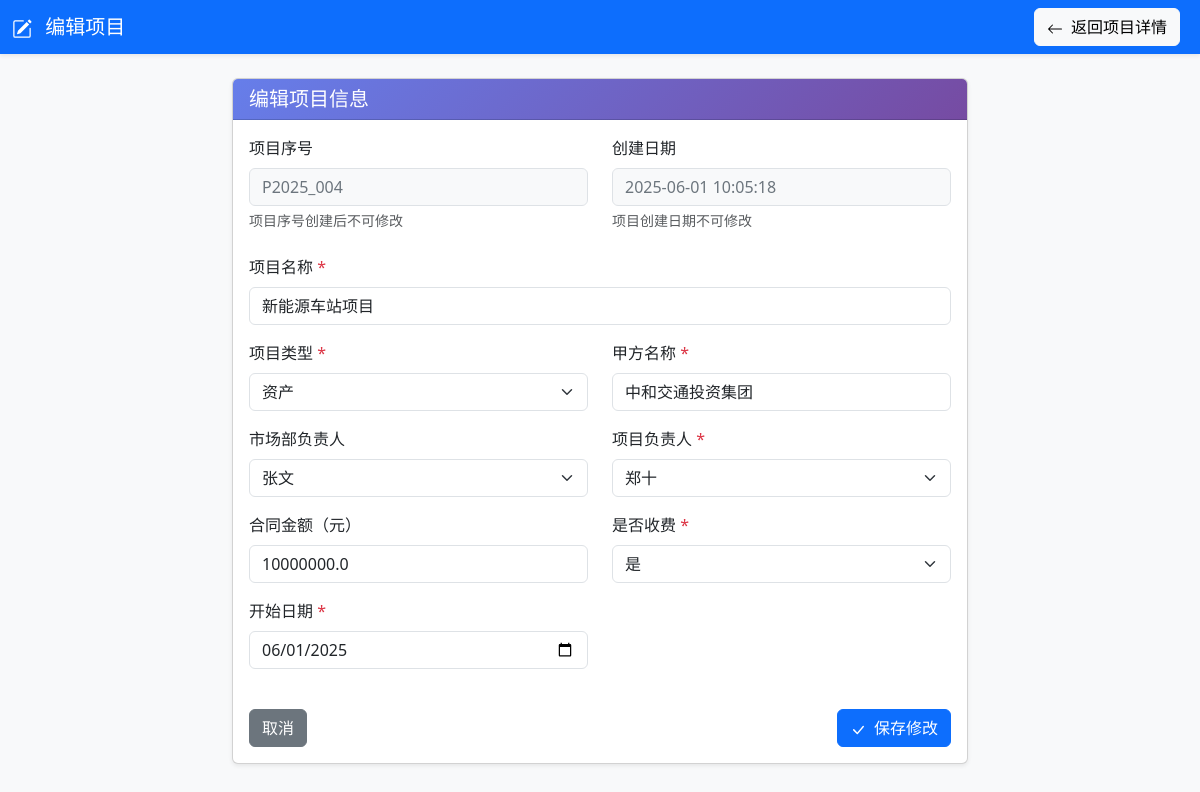
The app's page /project/P2025_004/edit (signed in), older data.
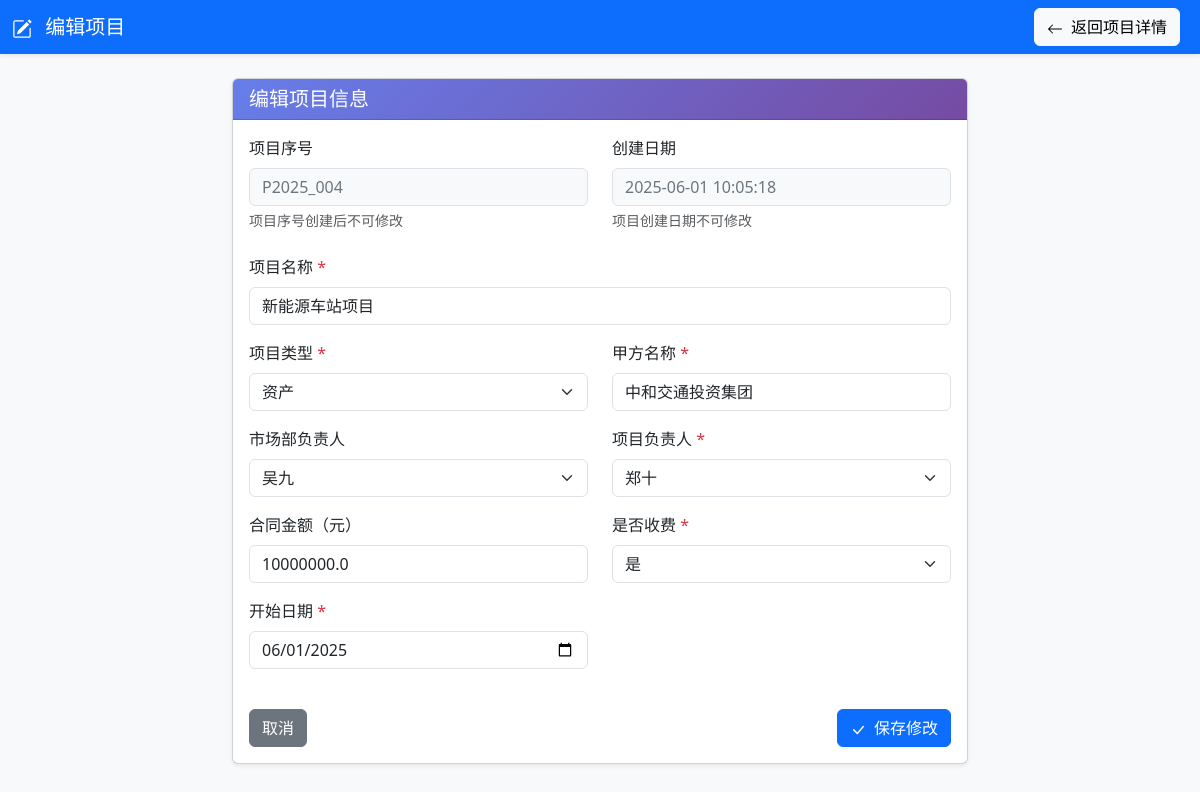
The same page, newer data.
### tables this page shows
CREATE TABLE projects (
        id INTEGER PRIMARY KEY AUTOINCREMENT,
        project_no TEXT,                 -- ① 项目序号
        name TEXT,                       -- ② 项目名称
        project_type TEXT,               -- ③ 项目类型
        client_name TEXT,                -- ④ 甲方名称
        market_leader TEXT,              -- ⑤ 市场部负责人用户名
        project_leader TEXT,             -- ⑥ 项目负责人用户名
        progress TEXT,                   -- ⑦ 项目进度
        report_numbers TEXT,             -- ⑧ 报告号（多个以逗号分隔）
        amount REAL,                     -- ⑨ 合同金额
        is_paid TEXT,                    -- ⑩ 是否收费（是/否）
        creator TEXT,                    -- ⑪ 项目创建人用户名
        creator_realname TEXT,           -- ⑫ 项目创建人真实姓名
        start_date TEXT,                 -- ⑬ 开始日期
        end_date TEXT,                   -- ⑭ 结束日期
        status TEXT,                     -- ⑮ 状态
        contract_file TEXT,
        create_date TEXT
    );

CREATE TABLE users (
        id INTEGER PRIMARY KEY AUTOINCREMENT,
        username TEXT UNIQUE,
        realname TEXT,
        user_type TEXT,
        password TEXT,
        phone TEXT,
        email TEXT,
        hire_date TEXT,
        education TEXT,
        position TEXT,
        department TEXT,
        status TEXT DEFAULT 'active',  -- active-在职, inactive-离职
        create_time TEXT DEFAULT CURRENT_TIMESTAMP,
        update_time TEXT DEFAULT CURRENT_TIMESTAMP
    );

### routes/project_routes.py (the view)
@router.get("/project/{project_no}/edit")
async def edit_project_page(
    project_no: str,
    request: Request,
    user: dict = Depends(login_required),
    db: sqlite3.Connection = Depends(get_db)
):
    return await project_service.get_edit_project_page(request, project_no, user, db)

### templates/edit_project.html (shortened to what the changed rows need)
<!DOCTYPE html>
<html lang="zh-CN">
<head>
    <link href="https://cdn.jsdelivr.net/npm/bootstrap@5.3.2/dist/css/bootstrap.min.css" rel="stylesheet">
</head>
<body class="bg-light">
    <div class="container mt-4">
        <div class="row">
            <div class="col-lg-8 mx-auto">
                <div class="card shadow-sm">
                    <div class="card-body">
                        <form method="post" action="/project/{{ project.project_no }}/edit">
                            <div class="row mb-4">
                                <div class="col-md-6">
                                    <label class="form-label">项目序号</label>
                                    <input type="text" class="form-control readonly-field"
                                        value="{{ project.project_no }}" readonly>
                                    <div class="form-text">项目序号创建后不可修改</div>
                                </div>
                                <div class="col-md-6">
                                    <label class="form-label">创建日期</label>
                                    <input type="text" class="form-control readonly-field"
                                        value="{{ project.create_date }}" readonly>
                                    <div class="form-text">项目创建日期不可修改</div>
                                </div>
                            </div>
                            <div class="row">
                                <div class="col-md-12 mb-3">
                                    <label for="name" class="form-label">项目名称 <span class="text-danger">*</span></label>
                                    <input type="text" class="form-control" id="name" name="name"
                                        value="{{ project.name }}" required>
                                </div>
                                <div class="col-md-6 mb-3">
                                    <label for="project_type" class="form-label">项目类型 <span
                                            class="text-danger">*</span></label>
                                    <select class="form-select" id="project_type" name="project_type" required>
                                        <option value="资产" {% if project.project_type=='资产' %}selected{% endif %}>资产
                                        </option>
                                    </select>
                                </div>
                                <div class="col-md-6 mb-3">
                                    <label for="client_name" class="form-label">甲方名称 <span
                                            class="text-danger">*</span></label>
                                    <input type="text" class="form-control" id="client_name" name="client_name"
                                        value="{{ project.client_name }}" required>
                                </div>
                                <div class="col-md-6 mb-3">
                                    <label for="market_leader" class="form-label">市场部负责人</label>
                                    <select class="form-select" id="market_leader" name="market_leader">
                                        {% for user_item in users %}
                                        <option value="{{ user_item.username }}" {% if
                                            project.market_leader==user_item.username %}selected{% endif %}>
                                            {{ user_item.realname }}
                                        </option>
                                        {% endfor %}
                                    </select>
                                </div>
                                <div class="col-md-6 mb-3">
                                    <label for="project_leader" class="form-label">项目负责人 <span
                                            class="text-danger">*</span></label>
                                    <select class="form-select" id="project_leader" name="project_leader" required>
                                        {% for user_item in users %}
                                        <option value="{{ user_item.username }}" {% if
                                            project.project_leader==user_item.username %}selected{% endif %}>
                                            {{ user_item.realname }}
                                        </option>
                                        {% endfor %}
                                    </select>
                                </div>
                                <div class="col-md-6 mb-3">
                                    <label for="amount" class="form-label">合同金额（元）</label>
                                    <input type="number" step="0.01" class="form-control" id="amount" name="amount"
                                        value="{{ project.amount }}">
                                </div>
                                <div class="col-md-6 mb-3">
                                    <label for="is_paid" class="form-label">是否收费 <span
                                            class="text-danger">*</span></label>
                                    <select class="form-select" id="is_paid" name="is_paid" required>
                                        <option value="是" {% if project.is_paid=='是' %}selected{% endif %}>是</option>
                                    </select>
                                </div>
                                <div class="col-md-6 mb-3">
                                    <label for="start_date" class="form-label">开始日期 <span
                                            class="text-danger">*</span></label>
                                    <input type="date" class="form-control" id="start_date" name="start_date"
                                        value="{{ project.start_date }}" required>
                                </div>
                            </div>
                        </form>
                    </div>
                </div>
            </div>
        </div>
    </div>
</body>
</html>

Row changes from the older to the newer data that the page shows:
changed projects "新能源车站项目": market_leader "张文" → "吴九"
